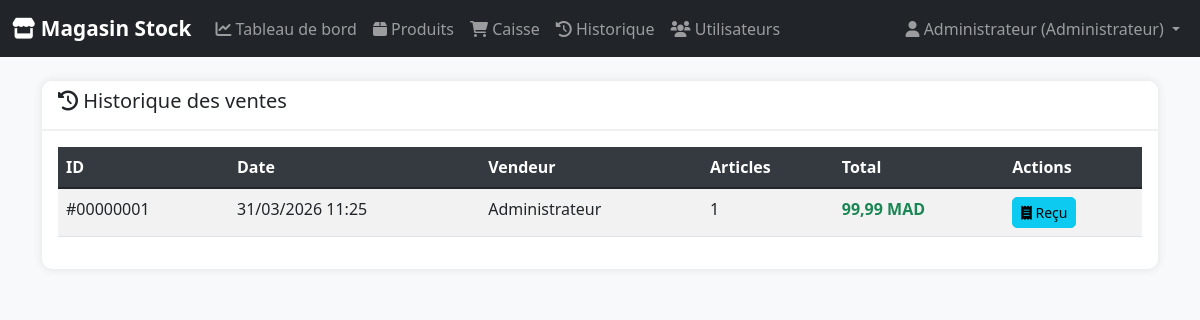
/index.php?controller=sale&action=history (signed in), run on the app's committed database.
### tables this page shows
CREATE TABLE `sales` (
  `id` int(11) NOT NULL,
  `user_id` int(11) NOT NULL,
  `total_amount` decimal(10,2) NOT NULL,
  `created_at` timestamp NOT NULL DEFAULT current_timestamp()
);

CREATE TABLE `users` (
  `id` int(11) NOT NULL,
  `username` varchar(50) NOT NULL,
  `email` varchar(100) NOT NULL,
  `password` varchar(255) NOT NULL,
  `role` enum('admin','seller','supplier') DEFAULT 'seller',
  `full_name` varchar(100) NOT NULL,
  `supplier_id` int(11) DEFAULT NULL COMMENT 'Linked supplier (role supplier only)',
  `created_at` timestamp NOT NULL DEFAULT current_timestamp()
);

### controllers/SaleController.php (called while the page is built, shortened)
<?php
require_once "Controller.php";
class SaleController extends Controller {
    public function history() {
        $saleModel = new Sale($this->db);
        if ($_SESSION['user_role'] === 'admin') {
            $sales = $saleModel->getAllSales();
        } else {
            $sales = $saleModel->getSalesByUser($_SESSION['user_id']);
        }
        $this->render("sales/history", ['sales' => $sales]);
    }
}
?>

### models/Sale.php (called while the page is built, shortened)
<?php
class Sale {
    private $conn;
    private $table_name = "sales";
    public function __construct($db) {
        $this->conn = $db;
    }
public function getAllSales() {
    $query = "SELECT s.*, u.username, u.full_name, COUNT(si.id) as items_count
              FROM " . $this->table_name . " s
              LEFT JOIN users u ON s.user_id = u.id
              LEFT JOIN sale_items si ON s.id = si.sale_id
              GROUP BY s.id
              ORDER BY s.created_at DESC";
    $stmt = $this->conn->prepare($query);
    $stmt->execute();
    return $stmt->fetchAll(PDO::FETCH_ASSOC);
}
}
?>

### views/sales/history.php (the view, shortened to what this page needs)
<div class="card">
    <div class="card-header">
        <h5><i class="fas fa-history"></i> Historique des ventes</h5>
    </div>
    <div class="card-body">
        <?php if (empty($sales)): ?>
        <div class="alert alert-info">Aucune vente enregistrée.</div>
        <?php else: ?>
        <div class="table-responsive">
            <table class="table table-striped">
                <thead class="table-dark">
                    <tr>
                        <th>ID</th>
                        <th>Date</th>
                        <th>Vendeur</th>
                        <th>Articles</th>
                        <th>Total</th>
                        <th>Actions</th>
                    </tr>
                </thead>
                <tbody>
                    <?php foreach ($sales as $sale): ?>
                    <tr>
                        <td>#<?php echo str_pad($sale['id'], 8, '0', STR_PAD_LEFT); ?></td>
                        <td><?php echo date('d/m/Y H:i', strtotime($sale['created_at'])); ?></td>
                        <td>
                            <?php
                            if (!empty($sale['full_name'])) {
                                echo htmlspecialchars($sale['full_name']);
                            } elseif (!empty($sale['username'])) {
                                echo htmlspecialchars($sale['username']);
                            } else {
                                echo 'Utilisateur #' . $sale['user_id'];
                            }
                            ?>
                        </td>
                        <td><?php echo $sale['items_count'] ?? 0; ?></td>
                        <td class="fw-bold text-success"><?php echo number_format($sale['total_amount'], 2, ',', ' '); ?> MAD</td>
                        <td>
                            <a href="index.php?controller=sale&action=receipt&id=<?php echo $sale['id']; ?>"
                               class="btn btn-sm btn-info">
                                <i class="fas fa-receipt"></i> Reçu
                            </a>
                        </td>
                    </tr>
                    <?php endforeach; ?>
                </tbody>
            </table>
        </div>
        <?php endif; ?>
    </div>
</div>

### views/layouts/main.php (style rules this page uses)
body { background-color: #f8f9fa; font-family: 'Segoe UI', Tahoma, Geneva, Verdana, sans-serif; }
.card { border: none; box-shadow: 0 0 10px rgba(0,0,0,0.1); margin-bottom: 20px; border-radius: 10px; }
.card-header { background-color: #fff; border-bottom: 2px solid #f0f0f0; font-weight: bold; border-radius: 10px 10px 0 0 !important; }
.table th { background-color: #343a40; color: white; }
.btn { border-radius: 5px; }

### data on the page
sales: id "00000001", created_at "31/03/2026 11:25", user.full_name "Administrateur", items_count "1", total_amount "99,99"

### other printed values
$_SESSION['user_name'] "Administrateur"
$roleLabel "Administrateur"
